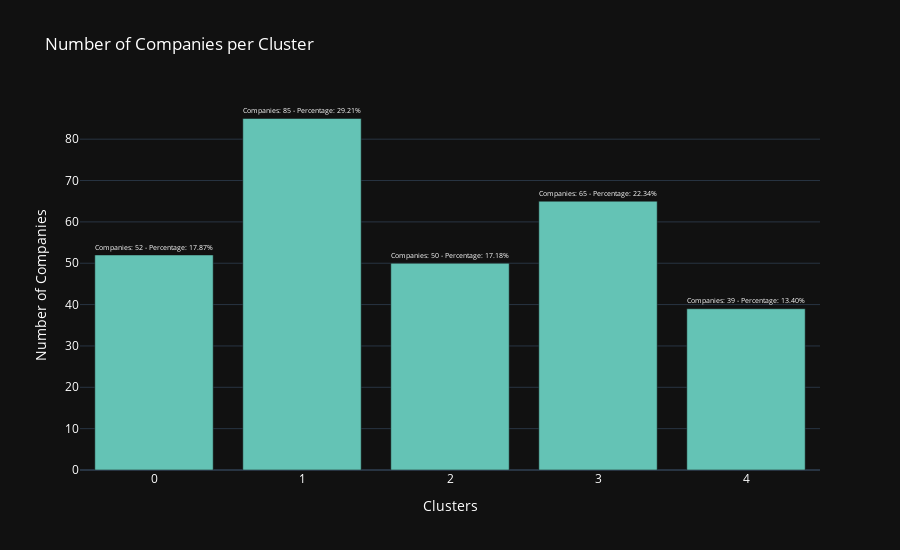

Notebook source saved alongside this figure:
### Markdown cell above
##### Companies per Cluster

### Code cell
number_companies_cluster = df_fundamentals_final.groupby('kmeans_cluster')['ticker'].count()
total_companies = number_companies_cluster.sum()
percentage_companies_cluster = (number_companies_cluster / total_companies) * 100
combined_text = [f"Companies: {count} - Percentage: {percent:.2f}%" for count, percent in zip(number_companies_cluster, percentage_companies_cluster)]

fig = go.Figure()
fig.add_trace(go.Bar(x=number_companies_cluster.index, y=number_companies_cluster.values, name='Number of Companies per Cluster', text=combined_text, marker=dict(color='rgb(100, 195, 181)')))
fig.update_traces(textposition='outside')
fig.update_layout(title='Number of Companies per Cluster', xaxis_title='Clusters', yaxis_title='Number of Companies', template='plotly_dark', font=dict(color='white'), height=550)
fig.show()

### Figure 1 — Plotly figure (JSON) as saved in the notebook; plotly's stock layout.template omitted (floating-point values rounded to 4 significant figures)
{"data": [{"marker": {"color": "rgb(100, 195, 181)"}, "name": "Number of Companies per Cluster", "text": ["Companies: 52 - Percentage: 17.87%", "Companies: 85 - Percentage: 29.21%", "Companies: 50 - Percentage: 17.18%", "Companies: 65 - Percentage: 22.34%", "Companies: 39 - Percentage: 13.40%"], "textposition": "outside", "type": "bar", "x": [0, 1, 2, 3, 4], "y": [52, 85, 50, 65, 39]}], "layout": {"font": {"color": "white"}, "height": 550, "title": {"text": "Number of Companies per Cluster"}, "xaxis": {"title": {"text": "Clusters"}}, "yaxis": {"title": {"text": "Number of Companies"}}}}
